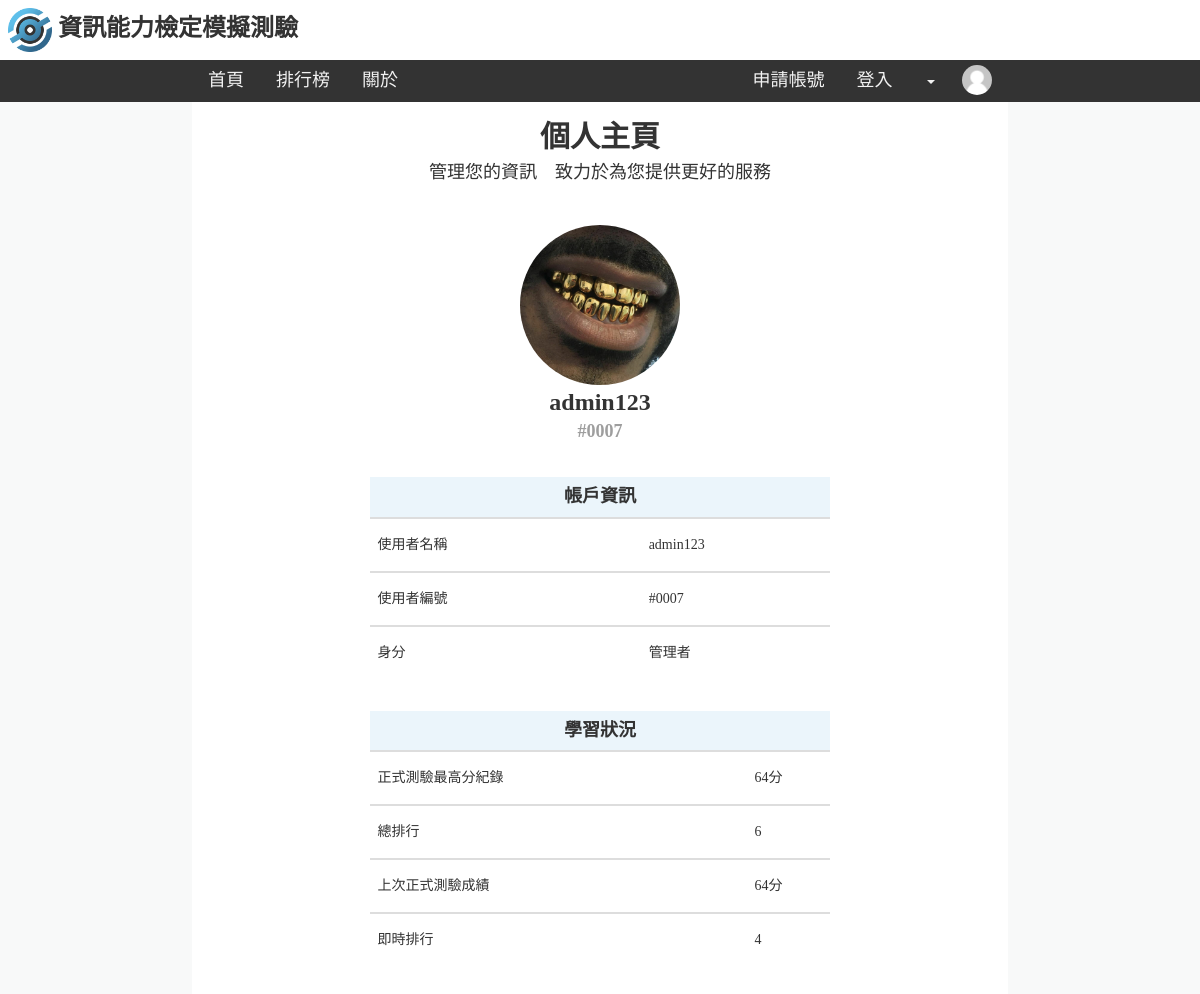
The page /itmocktest/user/profile.php?id=7 on the database its author committed.
### tables this page shows
CREATE TABLE `user` (
  `identity` int(1) NOT NULL,
  `username` varchar(30) NOT NULL,
  `password` varchar(100) NOT NULL,
  `role` tinyint(1) NOT NULL DEFAULT '0',
  `reg_time` int(1) NOT NULL,
  `last_login` int(1) NOT NULL DEFAULT '-1',
  `high_score` tinyint(1) NOT NULL DEFAULT '0',
  `transcript` text NOT NULL,
  `last_score` tinyint(1) NOT NULL DEFAULT '0',
  `test_time` int(1) NOT NULL,
  `elapsed_time` int(1) NOT NULL
);

### itmocktest/user/profile.php (the view, shortened to what this page needs)
<!DOCTYPE html>
<html>
<head>
	<link rel="stylesheet" href="https://maxcdn.bootstrapcdn.com/bootstrap/3.4.1/css/bootstrap.min.css">
	<link href="../des.css" rel="stylesheet" type="text/css">
	<?php include("../utility_functions.php"); ?>
</head>
<body>
	<div class="padding">
		<h2 align="center" style="font-weight: bold;">個人主頁</h2>
		<h4 align="center" style="padding-bottom: 32px;">管理您的資訊&emsp;致力於為您提供更好的服務</h4>
		<center>
			<?php
			if(isset($_GET["id"]))
			{
				$con=db_link();
				$profile_ID=(int)$_GET["id"];
				$result=mysqli_query($con, "SELECT * FROM user WHERE identity='$profile_ID'");
				$self=(isset($_COOKIE["member_ID"]) && $profile_ID==$_COOKIE["member_ID"] ? true : false);
				if($row=mysqli_fetch_assoc($result))
				{
					if($self)
					{
						echo "<a href='/itmocktest/modal/change_avatar.php' data-toggle='modal' data-target='#change_avatar'>";
						echo "<img src='/itmocktest/image/avatar/".$row["username"].".png' width='160' class='rounded self'>";
						echo "</a><br/>";
					}
					else
					{
						echo "<img src='/itmocktest/image/avatar/".$row["username"].".png' width='160' class='rounded'><br/>";
					}
					echo "<font size='5'><b>".$row["username"]."</b></font><br/>";
					echo "<font size='4' color='#9E9E9E'><b>".identity_code($row["identity"])."</b></font><br/>";
					echo "<table width='60%' align='center' border='0' style='margin-top: 32px;'>";
					echo "<tr height='40' align='center' bgcolor='#EBF5FB'>";
					echo "<td colspan='2'><h4><b>帳戶資訊</b></h4></td>";
					echo "</tr>";
					echo "<tr class='top_line'>";
					echo "<td><div style='padding: 16px 8px;'>使用者名稱</div></td>";
					echo "<td>".$row["username"]."</td>";
					echo "</tr>";
					echo "<tr class='top_line'>";
					echo "<td><div style='padding: 16px 8px;'>使用者編號</div></td>";
					echo "<td>".identity_code($row["identity"])."</td>";
					echo "</tr>";
					echo "<tr class='top_line'>";
					echo "<td><div style='padding: 16px 8px;'>身分</div></td>";
					echo "<td>".role_name($row["role"])."</td>";
					echo "</tr>";
					echo "</table>";
					echo "<table width='60%' align='center' border='0' style='margin-top: 32px;'>";
					echo "<tr height='40' align='center' bgcolor='#EBF5FB'>";
					echo "<td colspan='2'><h4><b>學習狀況</b></h4></td>";
					echo "</tr>";
					echo "<tr class='top_line'>";
					echo "<td><div style='padding: 16px 8px;'>正式測驗最高分紀錄</div></td>";
					echo "<td>".$row["high_score"]."分</td>";
					echo "</tr>";
					echo "<tr class='top_line'>";
					echo "<td><div style='padding: 16px 8px;'>總排行</div></td>";
					echo "<td>".ranking($row["identity"], "high_score")."</td>";
					echo "</tr>";
					echo "<tr class='top_line'>";
					echo "<td><div style='padding: 16px 8px;'>上次正式測驗成績</div></td>";
					echo "<td>".$row["last_score"]."分</td>";
					echo "</tr>";
					echo "<tr class='top_line'>";
					echo "<td><div style='padding: 16px 8px;'>即時排行</div></td>";
					echo "<td>".ranking($row["identity"], "last_score")."</td>";
					echo "</tr>";
					echo "</table>";
				}
				else
					header("location:profile.php");
			}
			else
			{
				echo "<img src='/itmocktest/image/avatar/default_guest.png' width='160' class='rounded'><br/>";
				echo "<font size='5'><b>- - 用戶不存在 - -</b></font><br/>";
				echo "<font color='#9E9E9E'><b>#NULL</b></font><br/>";
			}
			?>
		</center>
	</div>
</body>
</html>

### itmocktest/des.css (style rules this page uses)
body { background-color: #F8F9F9; font-family: Microsoft YaHei; }
.padding { padding-top: 100px; padding-right: 2%; padding-left: 2%; padding-bottom: 32px; margin-right: 16%; margin-left: 16%; min-height: 100vh; background-color: white; }
.rounded { border-radius: 50%; cursor: pointer; transition: 0.2s ease; }
tr.top_line td { border-top: 2px #DDDDDD solid; }

### rows shown on the page
user: username (picture), username "admin123", identity "#0007", role "管理者", high_score "64", last_score "64"

### other values the page prints
ranking($row["identity"], "high_score") "6"
ranking($row["identity"], "last_score") "4"
